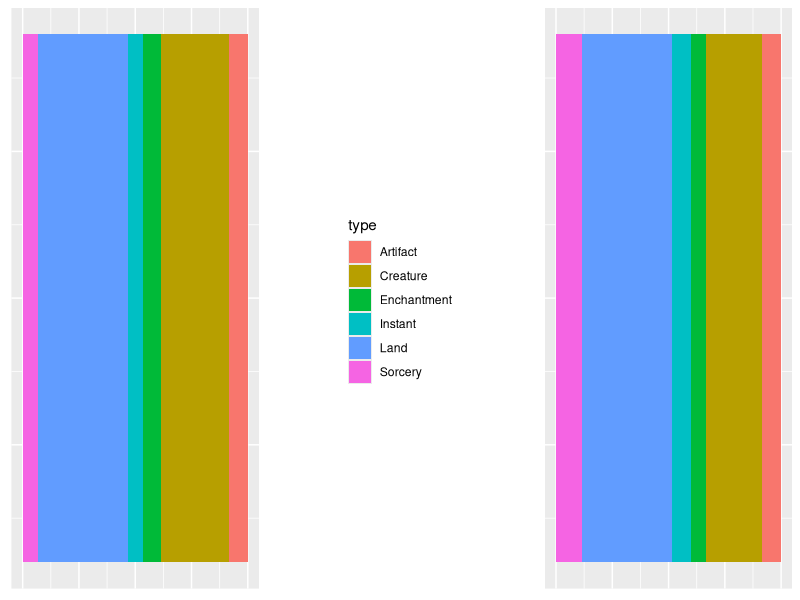
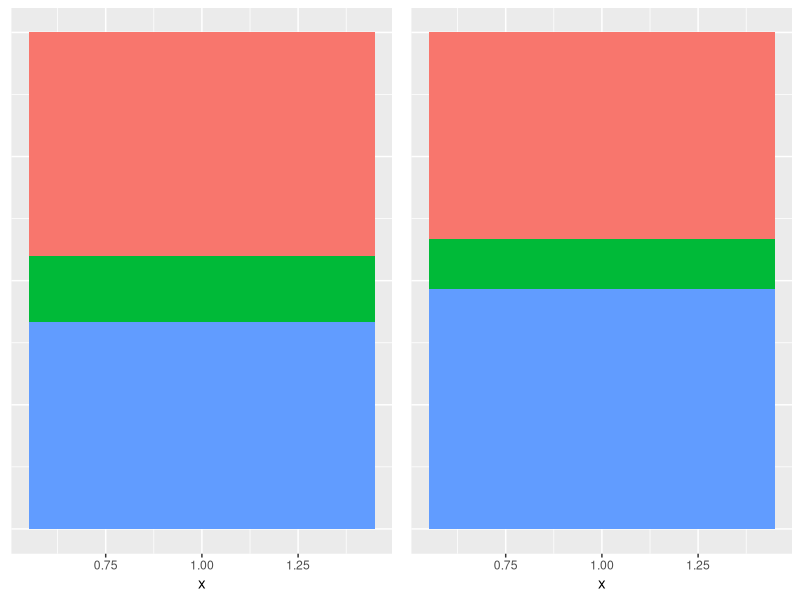
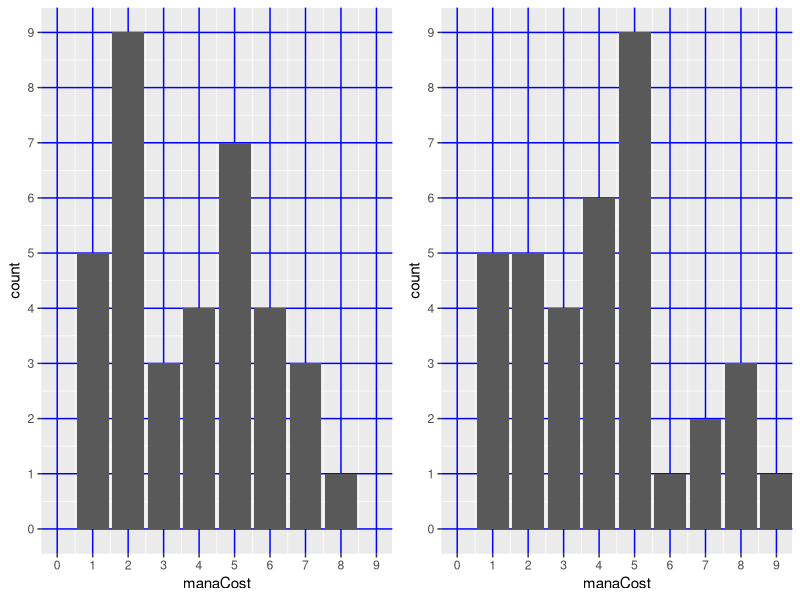
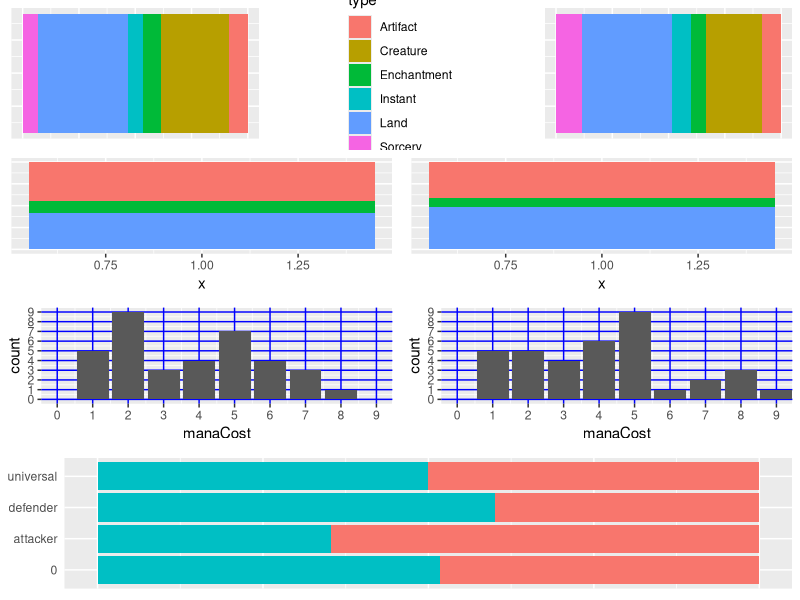

Source code (R) for these figures, in order:
library(ggplot2)
library(grid)
library(gridExtra)

generateDeck <- function(deckIndex){
manaCost <-   c(sample(c(NA), 24, replace=T),ceiling(abs(rnorm(36, 3.5, 2))))

cards <- data.frame(manaCost)
cards$deckIndex <- factor(deckIndex)

cards$attack <- rep(NA, nrow(cards))
cards$type <- c(sample(c(NA), 24, replace=T),runif(36))
cards$type[is.na(cards$type)] <- "Land"
cards$type[cards$type < 0.45] <- "Creature"
cards$type[cards$type < 0.60] <- "Instant"
cards$type[cards$type < 0.75] <- "Sorcery"
cards$type[cards$type < 0.90] <- "Enchantment"
cards$type[cards$type < 1.01] <- "Artifact"

#ggplot(cards) + geom_bar(mapping = aes(x=1, fill = type), position = "fill") +  coord_polar(theta = "y")

cards$attack <- rep(NA, nrow(cards))
cards$attack[cards$type == "Creature"] <- sample(1:5, replace=TRUE, size=length(cards$attack[cards$type == "Creature"]))
cards$defence <- rep(NA, nrow(cards))
cards$defence[cards$type == "Creature"] <- sample(1:5, replace=TRUE, size=length(cards$defence[cards$type == "Creature"]))

ratios = cards$attack/cards$defence
cards$battleType <- rep(0, nrow(cards))
cards$battleType[ratios < 1] <- "defender"
cards$battleType[ratios == 1] <- "universal"
cards$battleType[ratios > 1] <- "attacker"

colors <- c("red", "blue", "green")
colorsProbs <- c(1, 1, 0.5)

cards$color <- sample(colors, 60, replace = TRUE, colorsProbs)

cards[order(cards$type),] 
}

themeNoLabels = theme(axis.title.x=element_blank(),
                      axis.text.x=element_blank(),
                      axis.ticks.x=element_blank(),
                      axis.title.y=element_blank(),
                      axis.text.y=element_blank(),
                      axis.ticks.y=element_blank())

typePlot <- function(deck) {
  ggplot(deck) +
    geom_bar(mapping = aes(x=1, fill = type), position = "fill") +
    coord_flip() +
    themeNoLabels
}

colorPlot <- function(deck){
  ggplot(deck, aes(x=1, fill=color)) +
    geom_bar(position="fill") +
    guides(fill = FALSE) +
    
    theme(axis.title.y=element_blank(),
          axis.text.y=element_blank(),
          axis.ticks.y=element_blank())
}

costBarPlot <- function(deck){
  ggplot(deck[!is.na(deck$manaCost),], aes(x=manaCost, fill=manaCost)) +
    geom_bar() +
    coord_cartesian(xlim = c(0, maxCost), ylim = c(0, maxCost)) +
    scale_x_continuous(breaks=0:maxCost) +
    scale_y_continuous(breaks=0:maxCount) +
    theme(panel.grid.major = element_line(colour = "blue"))
}

creatureTypes <- function(desks){
  ggplot(decks,aes(x=battleType, fill = deckIndex)) + coord_flip()+ geom_bar(position="fill")
}

getLegend <- function(a.gplot) {
  tmp <- ggplot_gtable(ggplot_build(a.gplot))
  leg <- which(sapply(tmp$grobs, function(x) x$name) == "guide-box")
  legend <- tmp$grobs[[leg]]
  legend
}

deck1 = generateDeck(1)
deck2 = generateDeck(2)
decks <- rbind(deck1,deck2)

typeLegend <- getLegend(typePlot(decks))

maxCost = max(decks$manaCost, na.rm=T)
maxCount = max(max(hist(deck1$manaCost, plot=FALSE)$counts), max(hist(deck2$manaCost, plot=FALSE)$counts))

t1 = typePlot(deck1) + theme(legend.position="none")
c1 = colorPlot(deck1) + theme(legend.position="right")
cost1 = costBarPlot(deck1)

t2 = typePlot(deck2) + theme(legend.position="none")
c2 = colorPlot(deck2)
cost2 = costBarPlot(deck2) + coord_cartesian(xlim = c(0, maxCost), ylim = c(0, maxCost))

balancePlot <- creatureTypes(decks) + themeNoLabels + theme(legend.position="none") + theme(axis.text.y=element_text())

#p1 = multiplot(t1,c1,cost1, layout= matrix(c(1,3,2,3), nrow=2))
#p2 = multiplot(t2,c2,cost2, layout= matrix(c(1,3,2,3), nrow=2))
#multiplot(p1,p2)
#multiplot(t1, t2, c1, c2 ,cost1, cost2, balancePlot, layout= matrix(c(1,2,3,4,5,6,7,7), nrow=4, byrow = T))
row1 <- grid.arrange(t1, typeLegend, t2, ncol = 3)
row2 <- grid.arrange(c1, c2, ncol = 2)
row3 <- grid.arrange(cost1, cost2, ncol = 2)
row4 <- balancePlot
grid.arrange(row1, row2, row3, row4, ncol = 1)
